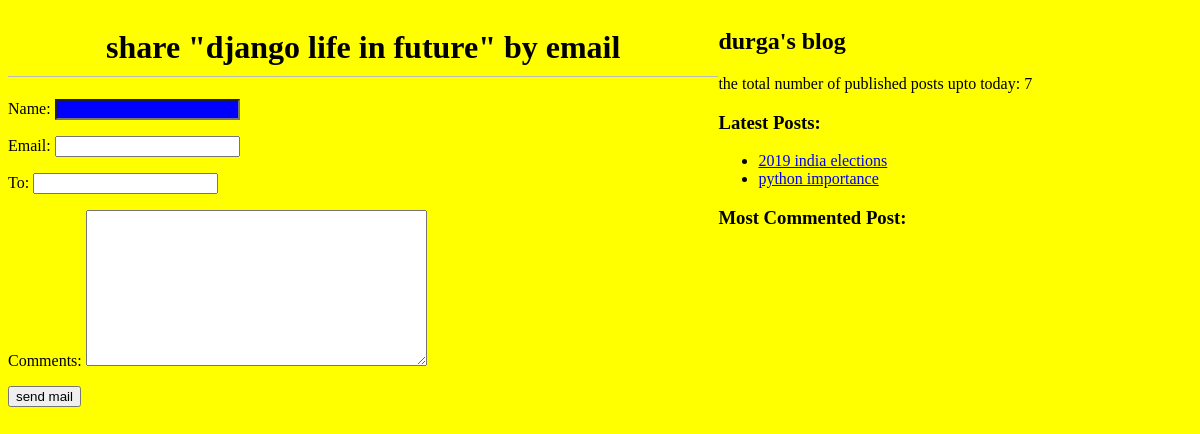
The page /7/share on the database its author committed.
### blog/models.py (models this page shows, shortened)
class Post(models.Model):
    STATUS_CHOICES = (('draft','Draft'),('published','Published'))
    title=models.CharField(max_length=256)
    slug=models.SlugField(max_length=264,unique_for_date='publish')
    author=models.ForeignKey(User,on_delete=models.CASCADE,related_name='blog_posts')
    body=models.TextField()
    publish=models.DateTimeField(default=timezone.now)
    created=models.DateTimeField(auto_now_add=True)
    updated=models.DateTimeField(auto_now=True)
    status=models.CharField(max_length=10,choices=STATUS_CHOICES,default='draft')
    objects=CustomManager()
    tags=TaggableManager()
    class Meta:
        ordering=('-publish',)
    def get_absolute_url(self):
        return reverse('post_detail',args=[self.publish.year,
                                           self.publish.strftime('%m'),self.publish.strftime('%d'),
                                           self.slug])

### blog/views.py (the view)
# urls.py: path('<int:id>/share',views.mail_send_view)
def mail_send_view(request,id):
    post=get_object_or_404(Post,id=id,status='published')
    sent=False
    if request.method=='POST':
        form = EmailSendForm(request.POST)
        if form.is_valid():
            cd=form.cleaned_data
            subject='{}({} recomends to you to read "{}")'.format(cd['name'],cd['email'],post.title)
            post_url= request.build_absolute_uri(post.get_absolute_url())
            messege = 'read post at: \n {}\n\n{}\'s comments:\n{}'.format('post_url',cd['name'],cd['comments'])
            send_mail('subject','messege','jogaswain@gmail.com',[cd['to']])
            sent=True
    else:
        form = EmailSendForm()
    return render(request,'blog/sharebymail.html',{'form':form,'post':post,'sent':sent})

### blog/forms.py
class EmailSendForm(forms.Form):
    name = forms.CharField()
    email = forms.EmailField()
    to = forms.EmailField()
    comments = forms.CharField(required=False,widget=forms.Textarea)

### blog/models.py (called while the page is built)
    def get_queryset(self):
        return super().get_queryset().filter(status='published')

### blog/templatetags/blog_tags.py (called while the page is built)
@register.simple_tag(name='mytag')
def total_post():
    return Post.objects.count()

@register.inclusion_tag('blog/latest_posts123.html')
def show_latest_posts():
    latest_posts=Post.objects.order_by('-publish',)[:2]
    return {'latest_posts':latest_posts}

### templates/blog/sharebymail.html (shortened to what this page needs)
{%extends 'blog/base.html' %}
{%block body%}
{%if sent%}
<h1>email sucessfully sent</h1>
<h2>post {{post.title}} shared by mail</h2>
{%else%}
<div class="content">
    <h1>share "{{post.title}}" by email</h1>
   <form method="post" >
       {{form.as_p}}
       <input type="submit" value="send mail">
   </form>
</div>
{%endif%}
{%endblock%}

### templates/blog/latest_posts123.html
<ul>
    {%for post in latest_posts%}
    <li><a href="{{post.get_absolute_url}}">{{post.title}}</a></li>
    {%endfor%}
</ul>

### statics/css/blog.css (style rules this page uses)
body { background:yellow; }
.content { width:60%; float:left; background:yellow; }
h1 { text-align:center; border-bottom:1px solid #bbb; padding-bottom:10px; }
a { text-decorator:none; }
input[type=text] { background:blue; color:white; }

### rows shown on the page
Post: title "django life in future"
Post: title "2019 india elections"
Post: title "python importance"
